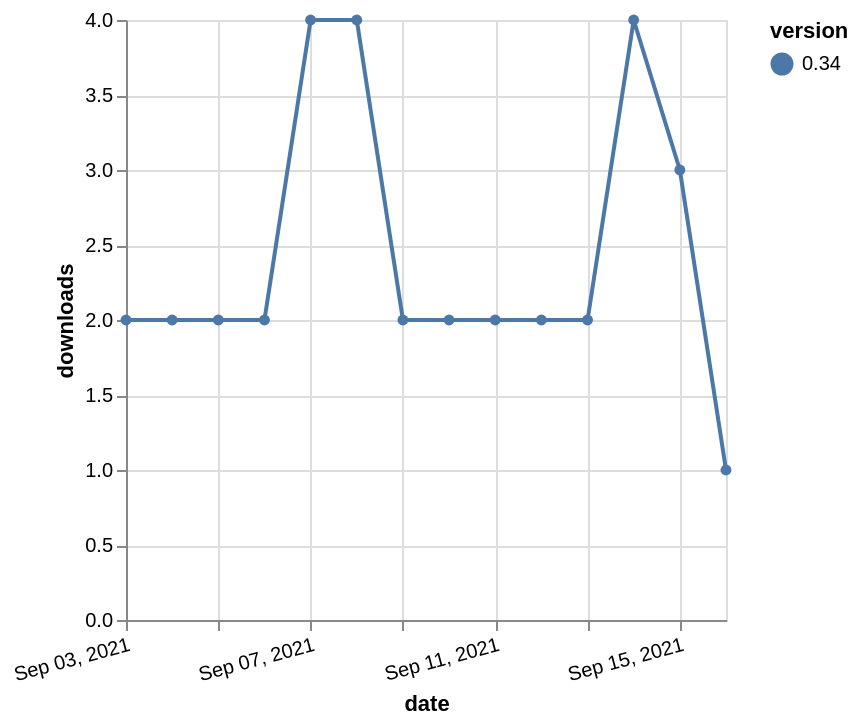

Vega-Lite specification for this chart:
### Vega-Lite specification from a JSON file in a GitHub repository (floating-point values rounded to 4 significant figures)
{"$schema": "https://vega.github.io/schema/vega-lite/v5.json", "description": "A simple bar chart with embedded data.", "data": {"values": [{"date": "2021-09-03", "total": 2973, "delta": 2, "version": "0.34"}, {"date": "2021-09-04", "total": 2975, "delta": 2, "version": "0.34"}, {"date": "2021-09-05", "total": 2977, "delta": 2, "version": "0.34"}, {"date": "2021-09-06", "total": 2979, "delta": 2, "version": "0.34"}, {"date": "2021-09-07", "total": 2983, "delta": 4, "version": "0.34"}, {"date": "2021-09-08", "total": 2987, "delta": 4, "version": "0.34"}, {"date": "2021-09-09", "total": 2989, "delta": 2, "version": "0.34"}, {"date": "2021-09-10", "total": 2991, "delta": 2, "version": "0.34"}, {"date": "2021-09-11", "total": 2993, "delta": 2, "version": "0.34"}, {"date": "2021-09-12", "total": 2995, "delta": 2, "version": "0.34"}, {"date": "2021-09-13", "total": 2997, "delta": 2, "version": "0.34"}, {"date": "2021-09-14", "total": 3001, "delta": 4, "version": "0.34"}, {"date": "2021-09-15", "total": 3004, "delta": 3, "version": "0.34"}, {"date": "2021-09-16", "total": 3005, "delta": 1, "version": "0.34"}]}, "width": "container", "mark": {"type": "line", "point": {"filled": true}}, "encoding": {"x": {"field": "date", "type": "temporal", "timeUnit": "yearmonthdate", "title": "date", "axis": {"labelAngle": -15}}, "y": {"field": "delta", "type": "quantitative", "title": "downloads"}, "color": {"field": "version", "type": "nominal"}, "tooltip": {"field": "delta"}}}
